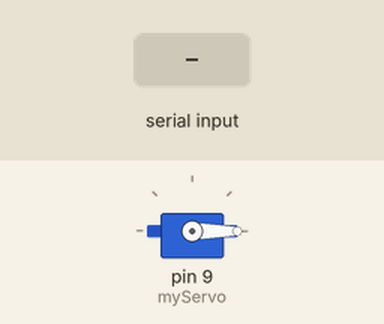
Bench run of a sketch on a simulated Arduino Uno, built with avr-gcc and run on an emulated ATmega328P. Parts: servo. Inputs (shaded band) come from the test bench.

Above: at 1.2 s.
1.3 s: "1" received over the second serial link
At 2.4 s:
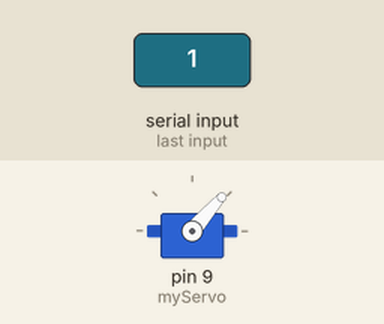
2.8 s: "0" received over the second serial link
At 3.5 s:
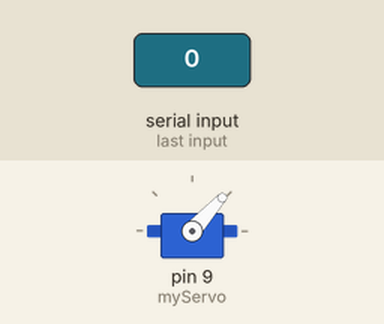
Timing chart, 0 to 5.8 s (numbered marks = the images above; inputs shaded):
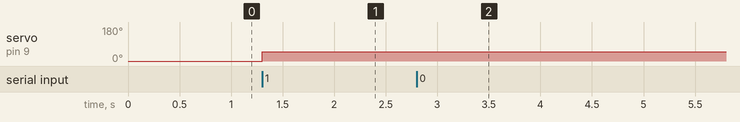

The sketch:

sketch_dec05e.ino
```cpp
#include <Servo.h>
#include <SoftwareSerial.h>
SoftwareSerial BT(5,6);

const int trigPin = 10;
const int echoPin = 11;

long duration;
int distance;

Servo myServo;

void setup() {
  pinMode(trigPin, OUTPUT);
  pinMode(echoPin, INPUT);

  BT.begin(9600);
  //Serial.begin(9600); //Used for debug

  myServo.attach(9); // Servo pin
  myServo.write(0);

  BT.println("Hello from Arduino");
}

char b; // Stores the character for bluetooth

void loop() {
  if(BT.available()){
    b = (BT.read());
    myServo.write((int) b);
      BT.println((int) b );
//    if(b == 'r'){
//      myServo.write(0);
//      BT.println("Moving right");
//    }
//    if(b == 'l'){
//      myServo.write(90);
//      BT.println("Moving left");
//    }
//    if(b == 's'){
//        BT.println(calculateDistance());
//    }
//    if (b=='?'){
//      BT.println("r = Right ; l = Left ; s = Ultrasonic BEAAAM");
//    }
  }
}

int calculateDistance(){

  digitalWrite(trigPin, LOW);
  delayMicroseconds(2);

  digitalWrite(trigPin, HIGH);
  delayMicroseconds(10);
  digitalWrite(trigPin, LOW);
  duration = pulseIn(echoPin, HIGH);
  distance= duration*0.034/2;
  return distance;
}
```

Measured:
- after the input at 1.3 s, servo on pin 9 (myServo): 0° → 49° at once
- after the input at 2.8 s, servo on pin 9 (myServo): 49° → 48° at once
